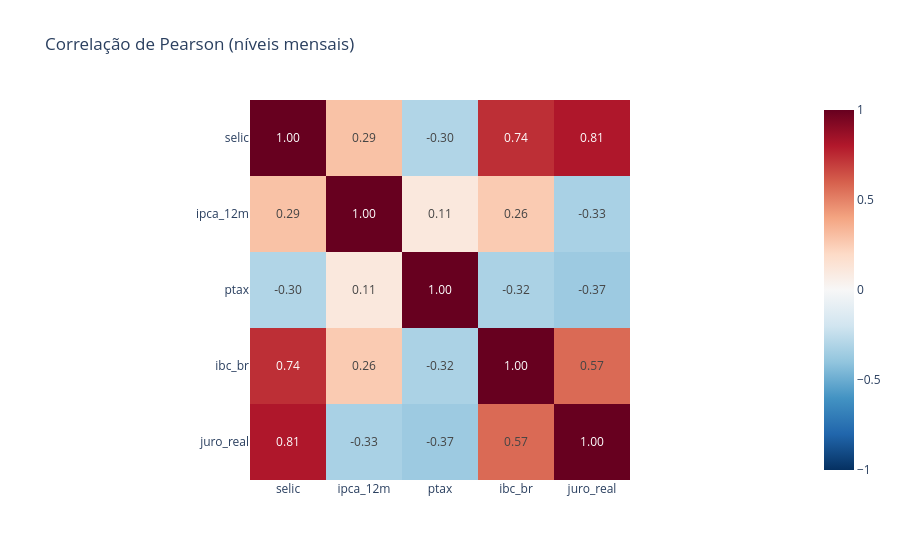

Notebook code cell kept with this figure:
### Markdown cell above
## 5. Correlação linear de Pearson e cautela analítica

Amostra mensal alinhada. Série em nível e autocorrelacionada pode apresentar coeficiente alto devido à tendência comum. O juro real também depende algebricamente de Selic e IPCA, portanto suas correlações não são independentes.

### Code cell
variaveis = ["selic", "ipca_12m", "ptax", "ibc_br", "juro_real"]
corr = mensal[variaveis].corr(method="pearson", min_periods=6)
display(corr.round(3))
fig = px.imshow(
    corr, zmin=-1, zmax=1, color_continuous_scale="RdBu_r",
    text_auto=".2f", title="Correlação de Pearson (níveis mensais)",
)
display(fig)
pares = corr.where(np.triu(np.ones(corr.shape), k=1).astype(bool)).stack()
if len(pares):
    maior = pares.abs().idxmax()
    display(Markdown(
        f"**Maior correlação absoluta:** {maior[0]} × {maior[1]}: "
        f"r = {pares.loc[maior]:+.3f}. Isso **não** implica causalidade."
    ))

### Figure 1 — Plotly figure (JSON) as saved in the notebook; plotly's stock layout.template omitted (floating-point values rounded to 4 significant figures)
{"data": [{"coloraxis": "coloraxis", "hovertemplate": "x: %{x}<br>y: %{y}<br>color: %{z}<extra></extra>", "name": "0", "texttemplate": "%{z:.2f}", "type": "heatmap", "x": ["selic", "ipca_12m", "ptax", "ibc_br", "juro_real"], "xaxis": "x", "y": ["selic", "ipca_12m", "ptax", "ibc_br", "juro_real"], "yaxis": "y", "z": [[1.0, 0.2944, -0.3019, 0.7375, 0.8073], [0.2944, 1.0, 0.1071, 0.2595, -0.3261], [-0.3019, 0.1071, 1.0, -0.3197, -0.3661], [0.7375, 0.2595, -0.3197, 1.0, 0.5704], [0.8073, -0.3261, -0.3661, 0.5704, 1.0]]}], "layout": {"coloraxis": {"autocolorscale": false, "cmax": 1, "cmin": -1, "colorscale": [[0.0, "rgb(5,48,97)"], [0.1, "rgb(33,102,172)"], [0.2, "rgb(67,147,195)"], [0.3, "rgb(146,197,222)"], [0.4, "rgb(209,229,240)"], [0.5, "rgb(247,247,247)"], [0.6, "rgb(253,219,199)"], [0.7, "rgb(244,165,130)"], [0.8, "rgb(214,96,77)"], [0.9, "rgb(178,24,43)"], [1.0, "rgb(103,0,31)"]]}, "title": {"text": "Correlação de Pearson (níveis mensais)"}, "xaxis": {"anchor": "y", "constrain": "domain", "domain": [0.0, 1.0], "scaleanchor": "y"}, "yaxis": {"anchor": "x", "autorange": "reversed", "constrain": "domain", "domain": [0.0, 1.0]}}}
